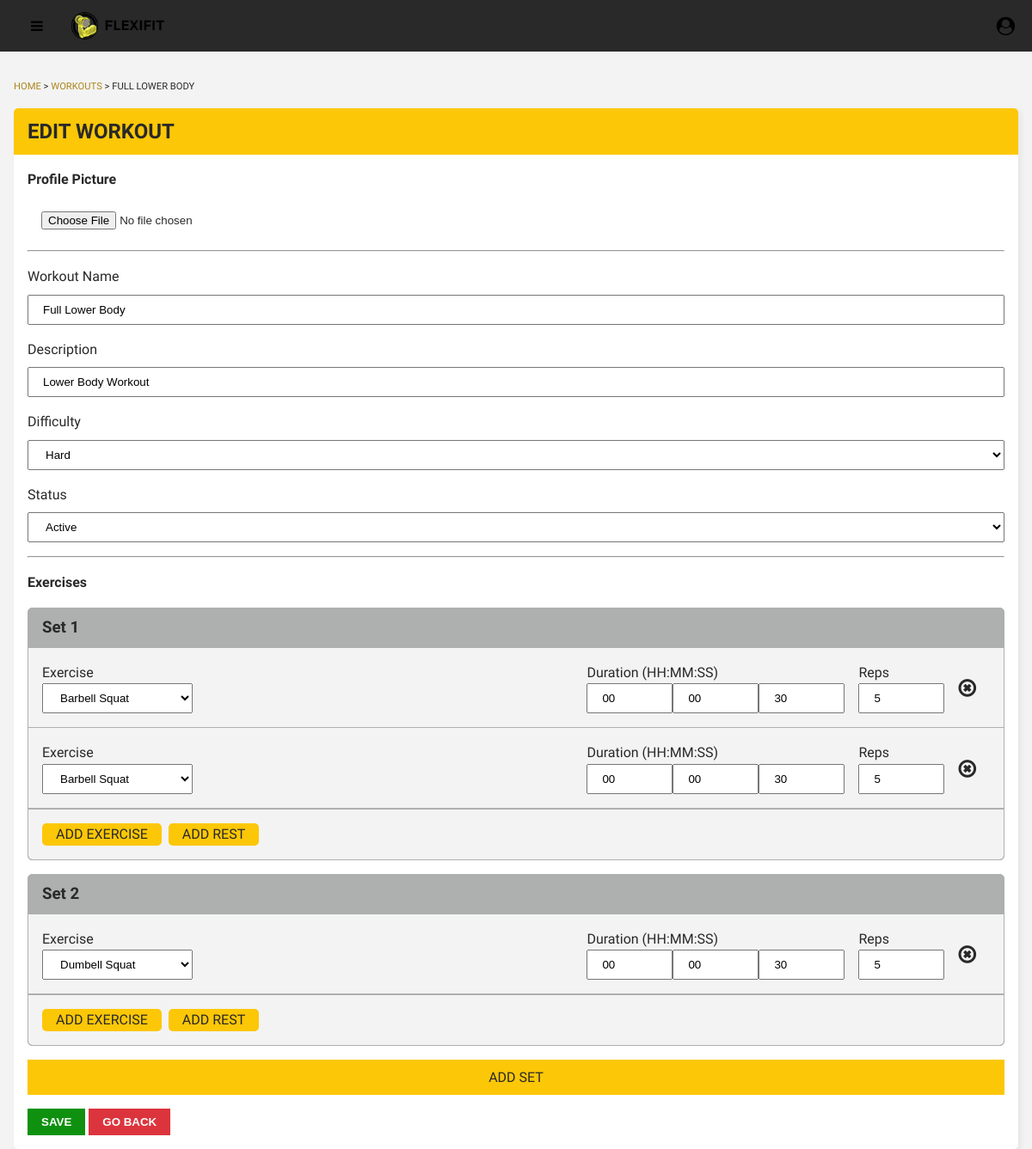
The page /instructor/edit-workout.php?id=16 on the database its author committed.
### tables this page shows
CREATE TABLE `workout` (
  `ID` int(11) NOT NULL,
  `userID` int(11) NOT NULL,
  `workoutName` varchar(255) NOT NULL,
  `workoutPicUrl` varchar(500) NOT NULL,
  `workoutDescription` varchar(500) NOT NULL,
  `difficulty` varchar(255) NOT NULL DEFAULT '',
  `status` tinyint(1) NOT NULL DEFAULT 0,
  `dateCreated` datetime NOT NULL DEFAULT current_timestamp(),
  `dateUpdated` datetime DEFAULT NULL
);

CREATE TABLE `workout_exercises` (
  `ID` int(11) NOT NULL,
  `workoutID` int(11) NOT NULL,
  `exerciseID` int(11) NOT NULL,
  `exerciseOrder` int(11) DEFAULT NULL,
  `reps` int(11) DEFAULT NULL,
  `duration` time DEFAULT NULL,
  `workoutSet` int(11) NOT NULL
);

CREATE TABLE `exercise` (
  `ID` int(11) NOT NULL,
  `userID` int(11) NOT NULL,
  `exerciseName` varchar(255) NOT NULL,
  `exercisePicUrl` varchar(500) NOT NULL,
  `exerciseVidUrl` text DEFAULT NULL,
  `description` varchar(500) NOT NULL,
  `status` tinyint(1) NOT NULL DEFAULT 0,
  `dateCreated` date NOT NULL DEFAULT current_timestamp()
);

### instructor/includes/edit-workout.php (called while the page is built, shortened)
<?php
class Workout
{
    private $workoutId;
    private $conn;
    public function __construct($conn, $workoutId)
    {
        $this->conn = $conn;
        $this->workoutId = $workoutId;
    }
    public function get_workout()
    {
        $stmt = $this->conn->prepare("SELECT * FROM `workout` WHERE ID = ?");
        $stmt->bind_param("i", $this->workoutId);
        $stmt->execute();
        $result = $stmt->get_result();
        if ($result->num_rows > 0) {
            return $result->fetch_assoc();
        } else {
            return [];
        }
    }
    public function get_unique_workout_sets()
    {
        $stmt = $this->conn->prepare("SELECT DISTINCT `workoutSet` FROM `workout_exercises` WHERE workoutID = ? ORDER BY `workoutSet`");
        $stmt->bind_param("i", $this->workoutId);
        $stmt->execute();
        $result = $stmt->get_result();
        $workoutSets = [];
        while ($row = $result->fetch_assoc()) {
            $workoutSets[] = $row;
        }
        return $workoutSets;
    }
    public function get_exercise_list($workoutSet)
    {
        $stmt = $this->conn->prepare("SELECT `workout_exercises`.*, `exercise`.`exerciseName` FROM `workout_exercises` INNER JOIN `exercise` ON `workout_exercises`.`exerciseID` = `exercise`.`ID` WHERE workoutID = ? AND `workoutSet` = ?");
        $stmt->bind_param("ii", $this->workoutId, $workoutSet);
        $stmt->execute();
        $result = $stmt->get_result();
        $exerciseList = [];
        while ($row = $result->fetch_assoc()) {
            $exerciseList[] = $row;
        }
        return $exerciseList;
    }
}

### instructor/edit-workout.php (the view, shortened to what this page needs)
<?php
require_once "./includes/auth.php";
isset($_GET['id']) && !empty($_GET['id']) ? $workoutId = $_GET['id'] : header("location: ./workouts.php");
?>
<?php
require_once("./includes/edit-workout.php");
$workout = new Workout($conn, $workoutId);
$workoutDetails = $workout->get_workout();
$workoutSets = $workout->get_unique_workout_sets();
?>
<!DOCTYPE html>
<html lang="en">
<head>
    <?php include "./components/css.php" ?>
    <link href="../admin/css/edit-workout.css" rel="stylesheet">
</head>
<body>
    <?php include "./components/navbar.php" ?>
    <div class="grid-container">
        <main class="main-container">
            <div class="page-title">
                <div class="quick-link">
                    <p><a href="index.php"> HOME </a> > <a href="workouts.php">WORKOUTS</a> > <?= strtoupper(htmlspecialchars($workoutDetails['workoutName'])) ?></p>
                </div>
            </div>
            <div class="main-content">
                <div class="edit-content">
                    <div class="edit-content-title">
                        <h2>EDIT WORKOUT</h2>
                    </div>
                    <form class="edit-content-form" action="./includes/add-workout-details.php" method="POST" enctype="multipart/form-data">
                        <h4>Profile Picture</h4>
                        <div class="input-full">
                            <input type="file" accept="image/*" name="profilePicUrl" />
                        </div>
                        <hr>
                        <div class="input-full">
                            <label>Workout Name</label>
                            <input name="workoutName" type="text" value="<?= htmlspecialchars($workoutDetails['workoutName']) ?>" />
                        </div>
                        <div class="input-full">
                            <label>Description</label>
                            <input name="workoutDescription" type="text" value="<?= htmlspecialchars($workoutDetails['workoutDescription']) ?>" />
                        </div>
                        <div class="input-full">
                            <label>Difficulty</label>
                            <select name="difficulty">
                                <option value="hard" <?= htmlspecialchars($workoutDetails['difficulty']) == 'hard' ? 'selected' : ''; ?>>Hard</option>
                            </select>
                        </div>
                        <div class="input-full">
                            <label>Status</label>
                            <select name="status">
                                <option value="1" <?= htmlspecialchars($workoutDetails['status']) == 1 ? 'selected' : ''; ?>>Active</option>
                            </select>
                        </div>
                        <hr>
                        <h4>Exercises</h4>
                        <div class="workout-steps">
                            <?php foreach ($workoutSets as $index => $set): ?>
                                <div class="sets">
                                    <div class="set-number">
                                        <h3>Set <?= $set['workoutSet'] ?></h3>
                                    </div>
                                    <div class="set-exercise-list">
                                        <?php
                                        $exerciseList = $workout->get_exercise_list($set['workoutSet']);
                                        foreach ($exerciseList as $index => $exercise):
                                            $duration = explode(":", $exercise['duration']);
                                            $hours = $duration[0];
                                            $minutes = $duration[1];
                                            $seconds = $duration[2];
                                        ?>
                                            <div class="set-content-container">
                                                <div class="set-content">
                                                    <div class="set-exercise">
                                                        <div>
                                                            <label>Exercise</label>
                                                            <select name="updatedSet[<?= $set['workoutSet'] ?>][exericse][<?= $index ?>][exerciseID]">
                                                                <option value="<?= $exercise['exerciseID'] ?>" selected><?= $exercise['exerciseName'] ?></option>
                                                            </select>
                                                        </div>
                                                        <div class="set-exercise-inputs-container">
                                                            <div class="set-exercise-input">
                                                                <label>Duration (HH:MM:SS)</label>
                                                                <div class="duration">
                                                                    <input type="number" min="0" max="23" value="<?= $hours ?>" name="updatedSet[<?= $set['workoutSet'] ?>][exericse][<?= $index ?>][hours]">
                                                                    <input type="number" min="0" max="59" value="<?= $minutes ?>" name="updatedSet[<?= $set['workoutSet'] ?>][exericse][<?= $index ?>][minutes]">
                                                                    <input type="number" min="0" max="59" value="<?= $seconds ?>" name="updatedSet[<?= $set['workoutSet'] ?>][exericse][<?= $index ?>][seconds]">
                                                                </div>
                                                            </div>
                                                            <div class="set-exercise-input">
                                                                <label>Reps</label>
                                                                <input type="number" value="<?= $exercise['reps'] ?>" name="updatedSet[<?= $set['workoutSet'] ?>][exericse][<?= $index ?>][reps]">
                                                            </div>
                                                        </div>
                                                    </div>
                                                </div>
                                                <i class="fa-times-circle-o fa removeExercise" aria-hidden="true"></i>
                                            </div>
                                        <?php endforeach; ?>
                                    </div>
                                    <div class="set-buttons">
                                        <p class="add-exercise">ADD EXERCISE</p>
                                        <p class="add-rest">ADD REST</p>
                                    </div>
                                </div>
                            <?php endforeach; ?>
                        </div>
                        <div class="workout-step-add">
                            <p>ADD SET</p>
                        </div>
                        <div class="edit-form-buttons">
                            <button type="submit" class="save">SAVE</button>
                            <a href="./workouts.php"><button type="button" class="back">GO BACK</button></a>
                        </div>
                    </form>
                </div>
            </div>
        </main>
    </div>
</body>
</html>

### instructor/css/content-container.css (style rules this page uses)
.grid-container { display: flex; height: calc(100vh - 60px); overflow: auto; background-color: var(--light-grey); }
.main-container { margin: auto; padding: 1rem; display: flex; flex-direction: column; max-width: 80rem; color: var(--black); margin-top: 1rem; margin-bottom: 1rem; width: 100%; }
.page-title { font-size: 1.5rem; margin-bottom: 1rem; max-width: 100%; }
.quick-link { font-size: 0.7rem; }
.quick-link a { text-decoration: none; color: var(--dark-yellow); }

### admin/css/edit-workout.css (style rules this page uses)
.edit-content { background-color: white; border-radius: 5px; box-shadow: var(--light-shadow); }
.edit-content-title { background-color: var(--yellow); padding: 0.5rem 1rem; border-top-right-radius: 5px; border-top-left-radius: 5px; }
.edit-content-form { padding: 1rem; display: flex; flex-direction: column; gap: 1rem; }
.edit-form-buttons button { padding: 0.5rem 1rem; cursor: pointer; color: white; font-weight: var(--bold); }
.edit-form-buttons .save { background-color: var(--green); }
.edit-form-buttons .back { background-color: var(--red); }
.workout-steps { display: flex; flex-direction: column; gap: 1rem; }
.workout-step-add { padding: 0.5rem; display: flex; justify-content: center; align-items: center; width: 100%; background-color: var(--yellow); }
.input-full { width: 100%; display: flex; gap: 0.5rem; flex-direction: column; }
form input, select { padding: 0.5rem 1rem; }
.sets { border-radius: 5px; border: 1px solid var(--dark-grey); background-color: var(--dark-grey); }
.set-number { padding: 0.5rem 1rem; }
.set-exercise-list { display: flex; flex-direction: column; }
.set-content-container { padding: 1rem; background-color: var(--light-grey); display: flex; justify-content: space-between; border-bottom: 1px solid var(--dark-grey); align-items: center; }
.set-content { width: 100%; }
.removeExercise { padding: 1rem; font-size: 1.5rem; }
.set-exercise { display: flex; justify-content: space-between; flex-wrap: wrap; gap: 1rem; }
.set-exercise > div:first-child { display: flex; flex-direction: column; }
.set-exercise select { height: fit-content; }
.set-exercise-inputs-container { display: flex; gap: 1rem; }
.set-exercise-input { display: flex; flex-direction: column; }
.set-exercise-input > .duration { display: flex; flex-wrap: wrap; }
.set-exercise-input input { width: 100px; max-width: 100%; }
.set-buttons { border-end-start-radius: 5px; border-end-end-radius: 5px; display: flex; gap: 0.5rem; border-top: 1px solid var(--dark-grey); padding: 1rem; background-color: var(--light-grey); }
.set-buttons p { padding: 0 1rem; background-color: var(--yellow); border-radius: 5px; }

### rows shown on the page
workout: workoutName "FULL LOWER BODY", workoutName "Full Lower Body", workoutDescription "Lower Body Workout", difficulty "Hard", status "Active"
workout_exercises: exerciseID.exerciseName "Barbell Squat", duration "00", duration "30", reps "5"
workout_exercises: exerciseID.exerciseName "Barbell Squat", duration "00", duration "30", reps "5"
workout_exercises: exerciseID.exerciseName "Dumbell Squat", duration "00", duration "30", reps "5"

### other values the page prints
$set['workoutSet'] "1"
$set['workoutSet'] "2"
